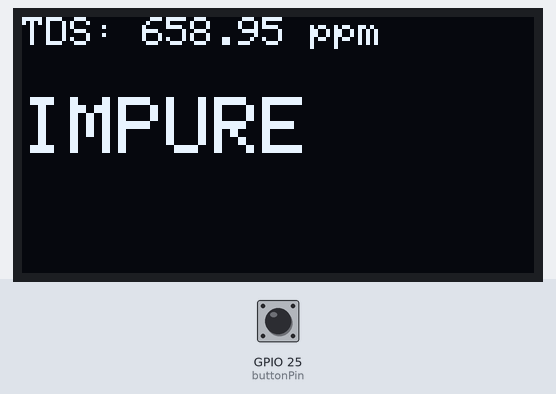
Recording of a sketch running on a simulated ESP32. On the bench: 128×64 one-colour display. The inputs (shaded band) are chosen by the test bench; at power-on: GPIO 25 (buttonPin) HIGH. What the sketch prints to the serial monitor is not drawn.

2.3 s: GPIO 25 (buttonPin) pulled LOW for 0.15 s
Above: at 3.6 s.
Timing chart, 0 to 5.3 s (numbered marks = the images above; inputs shaded):
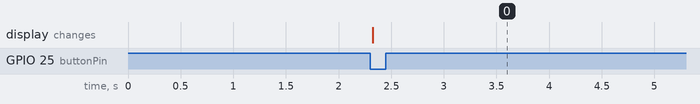

The sketch:

sketch_oct2c.ino
```cpp
#include <Wire.h>
#include <Adafruit_GFX.h>
#include <Adafruit_SSD1306.h>

#define SCREEN_WIDTH 128
#define SCREEN_HEIGHT 64
Adafruit_SSD1306 display(SCREEN_WIDTH, SCREEN_HEIGHT, &Wire, -1);

#define SERIAL Serial
#define sensorPin 32      // TDS signal pin (ADC1_CH4)
#define buttonPin 25      // Button input pin

int sensorValue = 0;
float tdsValue = 0;
float Voltage = 0;

void setup() {
  SERIAL.begin(9600);
  pinMode(buttonPin, INPUT_PULLUP);  // Button with internal pull-up

  // OLED setup
  if(!display.begin(SSD1306_SWITCHCAPVCC, 0x3C)) {
    SERIAL.println(F("SSD1306 allocation failed"));
    for(;;); // Don't proceed, loop forever
  }
  display.clearDisplay();
  display.setTextSize(1);
  display.setTextColor(SSD1306_WHITE);
  display.setCursor(0,0);
  display.println("TDS Sensor Ready");
  display.display();
  delay(1000);
}

void loop() {
  if (digitalRead(buttonPin) == LOW) {  // Button pressed (active low)
    // Take sensor reading
    sensorValue = analogRead(sensorPin);
    Voltage = sensorValue * (3.3 / 4095.0); // Convert ADC to voltage

    // Apply TDS formula
    tdsValue = (133.42 * Voltage * Voltage * Voltage
               - 255.86 * Voltage * Voltage
               + 857.39 * Voltage) * 0.5;

    // Print to Serial
    SERIAL.print("ADC Value = ");
    SERIAL.print(sensorValue);
    SERIAL.print(" | TDS = ");
    SERIAL.print(tdsValue, 2);
    SERIAL.print(" ppm | Status: ");
    if (tdsValue < 50) {
      SERIAL.println("PURE");
    } else {
      SERIAL.println("IMPURE");
    }

    // Show on OLED
    display.clearDisplay();
    display.setCursor(0,0);
    display.print("TDS: ");
    display.print(tdsValue, 2);
    display.println(" ppm");

    if (tdsValue < 50) {
      display.setCursor(0,20);
      display.setTextSize(2);
      display.println("PURE");
      display.setTextSize(1);
    } else {
      display.setCursor(0,20);
      display.setTextSize(2);
      display.println("IMPURE");
      display.setTextSize(1);
    }
    display.display();

    delay(1000); // Small delay to avoid bouncing
  }
}
```

Measured:
- after the input at 2.3 s, the display: changes at once (image 0)
